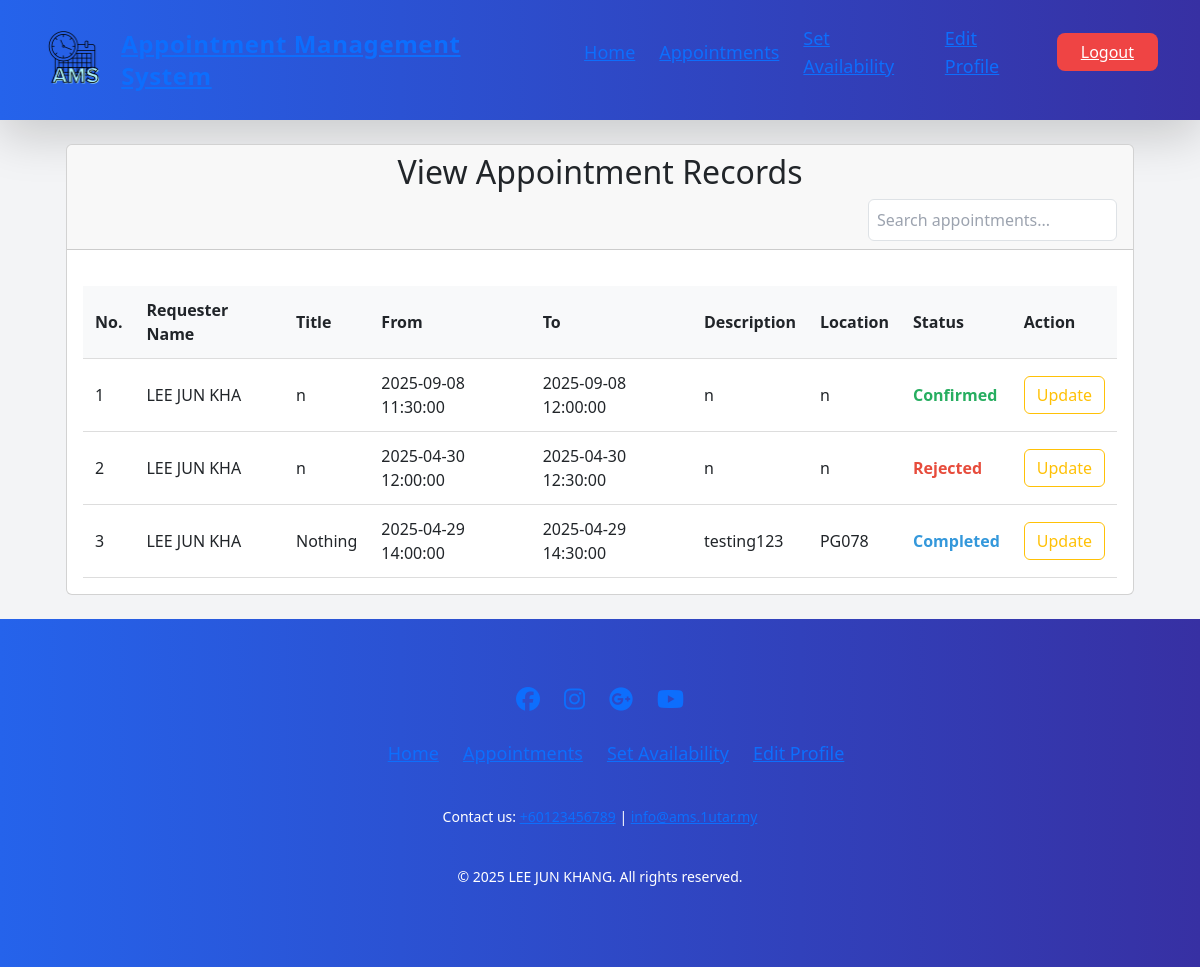
The app's page /appointment_view_lecturer.php (signed in), older data.
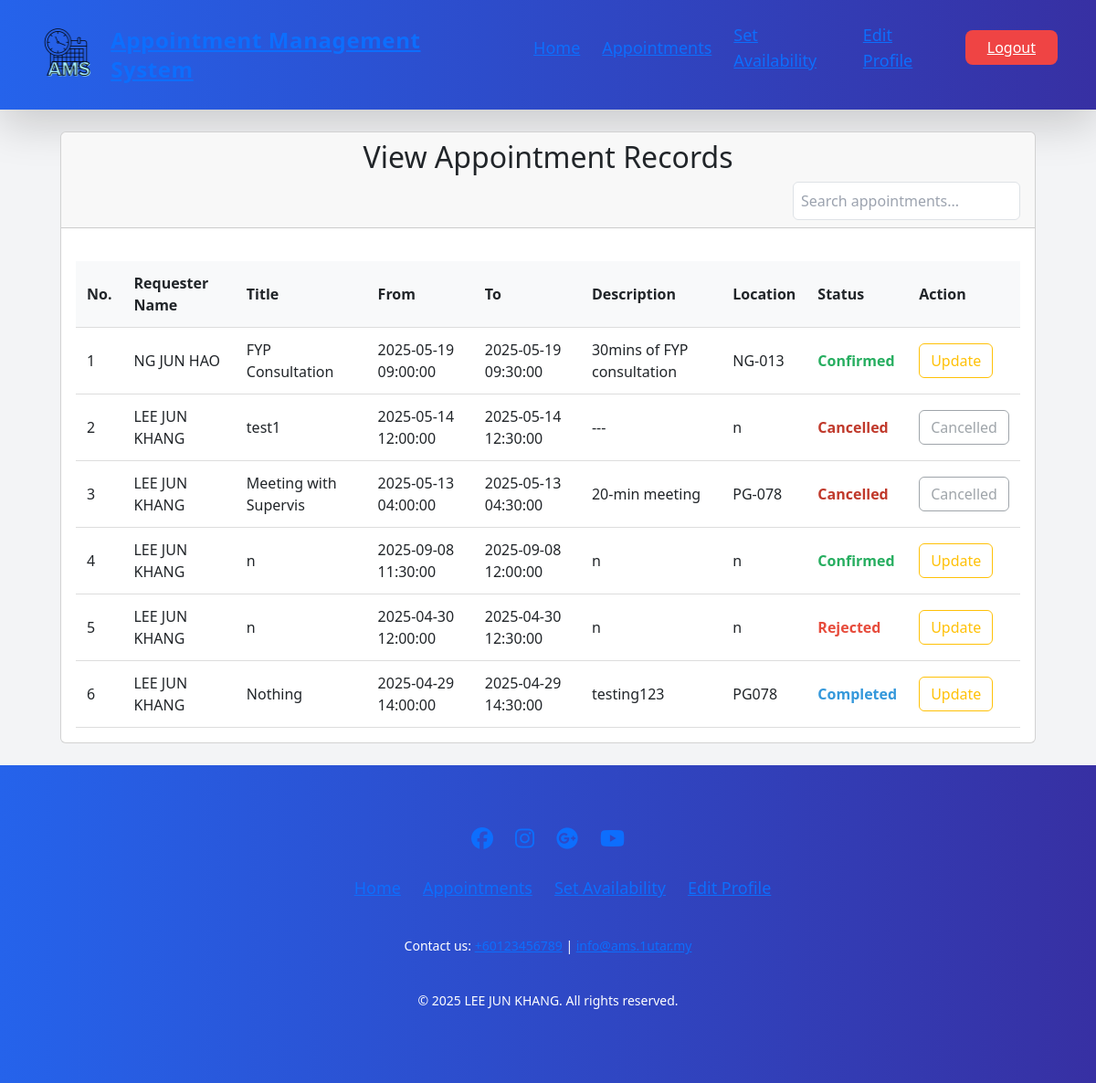
The same page, newer data.
### tables this page shows
CREATE TABLE `appointments` (
  `id` bigint(11) NOT NULL,
  `student_id` bigint(11) NOT NULL,
  `lecturer_id` bigint(11) NOT NULL,
  `title` varchar(100) NOT NULL,
  `start_datetime` datetime NOT NULL,
  `end_datetime` datetime NOT NULL,
  `status` enum('Confirmed','Rejected','Cancelled','Completed') DEFAULT 'Confirmed',
  `description` text DEFAULT NULL,
  `location` varchar(50) NOT NULL,
  `created_at` timestamp NOT NULL DEFAULT current_timestamp(),
  `updated_at` timestamp NOT NULL DEFAULT current_timestamp() ON UPDATE current_timestamp()
);

CREATE TABLE `users` (
  `id` bigint(11) NOT NULL,
  `username` varchar(100) NOT NULL,
  `email` varchar(100) NOT NULL,
  `role_id` int(1) NOT NULL,
  `reg_date` datetime NOT NULL,
  `password` varchar(255) NOT NULL,
  `contact_number` varchar(15) NOT NULL
);

### appointment_view_lecturer.php (the view, shortened to what the changed rows need)
<?php
include('header_lecturer.php');
$current_user_id = $_SESSION['id'] ?? null;
$lecturer_query = "SELECT id FROM lecturers WHERE user_id = ?";
$lecturer_stmt = $con->prepare($lecturer_query);
$lecturer_stmt->bind_param('i', $current_user_id);
$lecturer_stmt->execute();
$lecturer_result = $lecturer_stmt->get_result();
$lecturer = $lecturer_result->fetch_assoc();
$lecturer_id = $lecturer['id'];
$sel_query = "SELECT appointments.*, u1.username AS requester_name, u1.email AS requester_email, u2.username AS accepter_name, u2.email AS accepter_email
              FROM appointments
              JOIN users u1 ON appointments.student_id = u1.id
              JOIN lecturers l ON appointments.lecturer_id = l.id
              JOIN users u2 ON l.user_id = u2.id
              WHERE appointments.lecturer_id = ?
              ORDER BY appointments.id DESC";
$stmt = $con->prepare($sel_query);
$stmt->bind_param('i', $lecturer_id);
$stmt->execute();
$result = $stmt->get_result();
$appointments = $result->fetch_all(MYSQLI_ASSOC);
?>
<!DOCTYPE html>
<html lang="en">
<head>
    <link href="https://cdn.jsdelivr.net/npm/bootstrap@5.3.3/dist/css/bootstrap.min.css" rel="stylesheet"
>
</head>
<body>
    <main>
        <div class="container">
            <div class="row">
                <div class="col-md-12">
                    <div class="card">
                        <div class="card-header">
                            <h2 style="text-align: center;">View Appointment Records</h2>
                        </div>
                        <div class="card-body">
                            <div id="appointment-list">
                                <table class="product-table">
                                    <thead>
                                        <tr>
                                            <th>No.</th>
                                            <th>Requester Name</th>
                                            <th>Title</th>
                                            <th>From</th>
                                            <th>To</th>
                                            <th>Description</th>
                                            <th>Location</th>
                                            <th>Status</th>
                                            <th>Action</th>
                                        </tr>
                                    </thead>
                                    <tbody>
                                        <?php if (empty($appointments)): ?>
                                            <tr>
                                                <td colspan="9" class="text-center">No appointments found.</td>
                                            </tr>
                                        <?php else: ?>
                                            <?php $count = 1; ?>
                                            <?php foreach ($appointments as $row): ?>
                                                <?php
                                                $statusText = $row['status'] ?: 'Confirmed';
                                                $statusClass = match ($statusText) {
                                                    'Confirmed' => 'status-confirmed',
                                                    'Cancelled' => 'status-cancelled',
                                                    'Rejected' => 'status-rejected',
                                                    'Completed' => 'status-completed',
                                                    default => ''
                                                };
                                                ?>
                                                <tr>
                                                    <td><?php echo $count; ?></td>
                                                    <td><?php echo htmlspecialchars($row["requester_name"]); ?></td>
                                                    <td><?php echo htmlspecialchars($row["title"]); ?></td>
                                                    <td><?php echo htmlspecialchars($row["start_datetime"]); ?></td>
                                                    <td><?php echo htmlspecialchars($row["end_datetime"]); ?></td>
                                                    <td><?php echo htmlspecialchars($row["description"]); ?></td>
                                                    <td><?php echo htmlspecialchars($row["location"]); ?></td>
                                                    <td class="<?php echo $statusClass; ?>">
                                                        <?php echo htmlspecialchars($statusText); ?></td>
                                                    <td>
                                                        <?php if ($statusText !== 'Cancelled'): ?>
                                                            <button type="button" class="btn btn-outline-warning"
                                                                data-bs-toggle="modal" data-bs-target="#updateModal"
                                                                data-id="<?php echo $row['id']; ?>">Update</button>
                                                        <?php else: ?>
                                                            <button type="button" class="btn btn-outline-secondary"
                                                                disabled>Cancelled</button>
                                                        <?php endif; ?>
                                                    </td>
                                                </tr>
                                                <?php $count++; ?>
                                            <?php endforeach; ?>
                                        <?php endif; ?>
                                    </tbody>
                                </table>
                            </div>
                        </div>
                    </div>
                </div>
            </div>
        </div>
    </main>
    <?php include("footer_lecturer.php"); ?>
</body>
</html>

Row changes from the older to the newer data that the page shows:
added appointments: student.username "NG JUN HAO", title "FYP Consultation", start_datetime "2025-05-19 09:00:00", end_datetime "2025-05-19 09:30:00", description "30mins of FYP consultation", location "NG-013", status "Confirmed"
added appointments: student.username "LEE JUN KHANG", title "test1", start_datetime "2025-05-14 12:00:00", end_datetime "2025-05-14 12:30:00", description "---", location "n", status "Cancelled"
added appointments: student.username "LEE JUN KHANG", title "Meeting with Supervis", start_datetime "2025-05-13 04:00:00", end_datetime "2025-05-13 04:30:00", description "20-min meeting", location "PG-078", status "Cancelled"
changed through a linked row, appointments (number 4 of 6 on the later page): student.username "LEE JUN KHA" → "LEE JUN KHANG"
changed through a linked row, appointments "Rejected": student.username "LEE JUN KHA" → "LEE JUN KHANG"
changed through a linked row, appointments "Nothing": student.username "LEE JUN KHA" → "LEE JUN KHANG"
